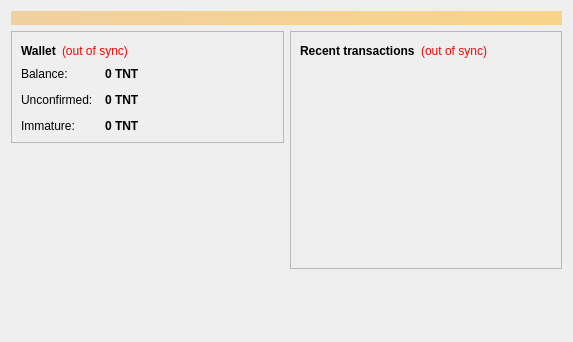
<?xml version="1.0" encoding="UTF-8"?>
<ui version="4.0">
 <class>OverviewPage</class>
 <widget class="QWidget" name="OverviewPage">
  <property name="geometry">
   <rect>
    <x>0</x>
    <y>0</y>
    <width>573</width>
    <height>342</height>
   </rect>
  </property>
  <property name="windowTitle">
   <string>Form</string>
  </property>
  <layout class="QVBoxLayout" name="topLayout">
   <item>
    <widget class="QLabel" name="labelAlerts">
     <property name="visible">
      <bool>false</bool>
     </property>
     <property name="styleSheet">
      <string notr="true">background-color: qlineargradient(x1: 0, y1: 0, x2: 1, y2: 0, stop:0 #F0D0A0, stop:1 #F8D488); color:#000000;</string>
     </property>
     <property name="wordWrap">
      <bool>true</bool>
     </property>
     <property name="margin">
      <number>3</number>
     </property>
    </widget>
   </item>
   <item>
    <layout class="QHBoxLayout" name="horizontalLayout" stretch="1,1">
     <item>
      <layout class="QVBoxLayout" name="verticalLayout_2">
       <item>
        <widget class="QFrame" name="frame">
         <property name="frameShape">
          <enum>QFrame::StyledPanel</enum>
         </property>
         <property name="frameShadow">
          <enum>QFrame::Raised</enum>
         </property>
         <layout class="QVBoxLayout" name="verticalLayout_4">
          <item>
           <layout class="QHBoxLayout" name="horizontalLayout_4">
            <item>
             <widget class="QLabel" name="label_5">
              <property name="font">
               <font>
                <weight>75</weight>
                <bold>true</bold>
               </font>
              </property>
              <property name="text">
               <string>Wallet</string>
              </property>
             </widget>
            </item>
            <item>
             <widget class="QLabel" name="labelWalletStatus">
              <property name="toolTip">
               <string>The displayed information may be out of date. Your wallet automatically synchronizes with the TTcoin network after a connection is established, but this process has not completed yet.</string>
              </property>
              <property name="styleSheet">
               <string notr="true">QLabel { color: red; }</string>
              </property>
              <property name="text">
               <string notr="true">(out of sync)</string>
              </property>
              <property name="alignment">
               <set>Qt::AlignLeading|Qt::AlignLeft|Qt::AlignVCenter</set>
              </property>
             </widget>
            </item>
            <item>
             <spacer name="horizontalSpacer_2">
              <property name="orientation">
               <enum>Qt::Horizontal</enum>
              </property>
              <property name="sizeHint" stdset="0">
               <size>
                <width>40</width>
                <height>20</height>
               </size>
              </property>
             </spacer>
            </item>
           </layout>
          </item>
          <item>
           <layout class="QFormLayout" name="formLayout_2">
            <property name="fieldGrowthPolicy">
             <enum>QFormLayout::AllNonFixedFieldsGrow</enum>
            </property>
            <property name="horizontalSpacing">
             <number>12</number>
            </property>
            <property name="verticalSpacing">
             <number>12</number>
            </property>
            <item row="0" column="0">
             <widget class="QLabel" name="label">
              <property name="text">
               <string>Balance:</string>
              </property>
             </widget>
            </item>
            <item row="0" column="1">
             <widget class="QLabel" name="labelBalance">
              <property name="font">
               <font>
                <weight>75</weight>
                <bold>true</bold>
               </font>
              </property>
              <property name="cursor">
               <cursorShape>IBeamCursor</cursorShape>
              </property>
              <property name="toolTip">
               <string>Your current balance</string>
              </property>
              <property name="text">
               <string notr="true">0 TNT</string>
              </property>
              <property name="textInteractionFlags">
               <set>Qt::LinksAccessibleByMouse|Qt::TextSelectableByKeyboard|Qt::TextSelectableByMouse</set>
              </property>
             </widget>
            </item>
            <item row="1" column="0">
             <widget class="QLabel" name="label_3">
              <property name="text">
               <string>Unconfirmed:</string>
              </property>
             </widget>
            </item>
            <item row="1" column="1">
             <widget class="QLabel" name="labelUnconfirmed">
              <property name="font">
               <font>
                <weight>75</weight>
                <bold>true</bold>
               </font>
              </property>
              <property name="cursor">
               <cursorShape>IBeamCursor</cursorShape>
              </property>
              <property name="toolTip">
               <string>Total of transactions that have yet to be confirmed, and do not yet count toward the current balance</string>
              </property>
              <property name="text">
               <string notr="true">0 TNT</string>
              </property>
              <property name="textInteractionFlags">
               <set>Qt::LinksAccessibleByMouse|Qt::TextSelectableByKeyboard|Qt::TextSelectableByMouse</set>
              </property>
             </widget>
            </item>
            <item row="2" column="0">
             <widget class="QLabel" name="labelImmatureText">
              <property name="text">
               <string>Immature:</string>
              </property>
             </widget>
            </item>
            <item row="2" column="1">
             <widget class="QLabel" name="labelImmature">
              <property name="font">
               <font>
                <weight>75</weight>
                <bold>true</bold>
               </font>
              </property>
              <property name="toolTip">
               <string>Mined balance that has not yet matured</string>
              </property>
              <property name="text">
               <string notr="true">0 TNT</string>
              </property>
              <property name="textInteractionFlags">
               <set>Qt::LinksAccessibleByMouse|Qt::TextSelectableByKeyboard|Qt::TextSelectableByMouse</set>
              </property>
             </widget>
            </item>
           </layout>
          </item>
         </layout>
        </widget>
       </item>
       <item>
        <spacer name="verticalSpacer">
         <property name="orientation">
          <enum>Qt::Vertical</enum>
         </property>
         <property name="sizeHint" stdset="0">
          <size>
           <width>20</width>
           <height>40</height>
          </size>
         </property>
        </spacer>
       </item>
      </layout>
     </item>
     <item>
      <layout class="QVBoxLayout" name="verticalLayout_3">
       <item>
        <widget class="QFrame" name="frame_2">
         <property name="frameShape">
          <enum>QFrame::StyledPanel</enum>
         </property>
         <property name="frameShadow">
          <enum>QFrame::Raised</enum>
         </property>
         <layout class="QVBoxLayout" name="verticalLayout">
          <item>
           <layout class="QHBoxLayout" name="horizontalLayout_2">
            <item>
             <widget class="QLabel" name="label_4">
              <property name="text">
               <string>&lt;b&gt;Recent transactions&lt;/b&gt;</string>
              </property>
             </widget>
            </item>
            <item>
             <widget class="QLabel" name="labelTransactionsStatus">
              <property name="toolTip">
               <string>The displayed information may be out of date. Your wallet automatically synchronizes with the TTcoin network after a connection is established, but this process has not completed yet.</string>
              </property>
              <property name="styleSheet">
               <string notr="true">QLabel { color: red; }</string>
              </property>
              <property name="text">
               <string notr="true">(out of sync)</string>
              </property>
              <property name="alignment">
               <set>Qt::AlignRight|Qt::AlignTrailing|Qt::AlignVCenter</set>
              </property>
             </widget>
            </item>
            <item>
             <spacer name="horizontalSpacer">
              <property name="orientation">
               <enum>Qt::Horizontal</enum>
              </property>
              <property name="sizeHint" stdset="0">
               <size>
                <width>40</width>
                <height>20</height>
               </size>
              </property>
             </spacer>
            </item>
           </layout>
          </item>
          <item>
           <widget class="QListView" name="listTransactions">
            <property name="styleSheet">
             <string notr="true">QListView { background: transparent; }</string>
            </property>
            <property name="frameShape">
             <enum>QFrame::NoFrame</enum>
            </property>
            <property name="verticalScrollBarPolicy">
             <enum>Qt::ScrollBarAlwaysOff</enum>
            </property>
            <property name="horizontalScrollBarPolicy">
             <enum>Qt::ScrollBarAlwaysOff</enum>
            </property>
            <property name="selectionMode">
             <enum>QAbstractItemView::NoSelection</enum>
            </property>
           </widget>
          </item>
         </layout>
        </widget>
       </item>
       <item>
        <spacer name="verticalSpacer_2">
         <property name="orientation">
          <enum>Qt::Vertical</enum>
         </property>
         <property name="sizeHint" stdset="0">
          <size>
           <width>20</width>
           <height>40</height>
          </size>
         </property>
        </spacer>
       </item>
      </layout>
     </item>
    </layout>
   </item>
  </layout>
 </widget>
 <resources/>
 <connections/>
</ui>
